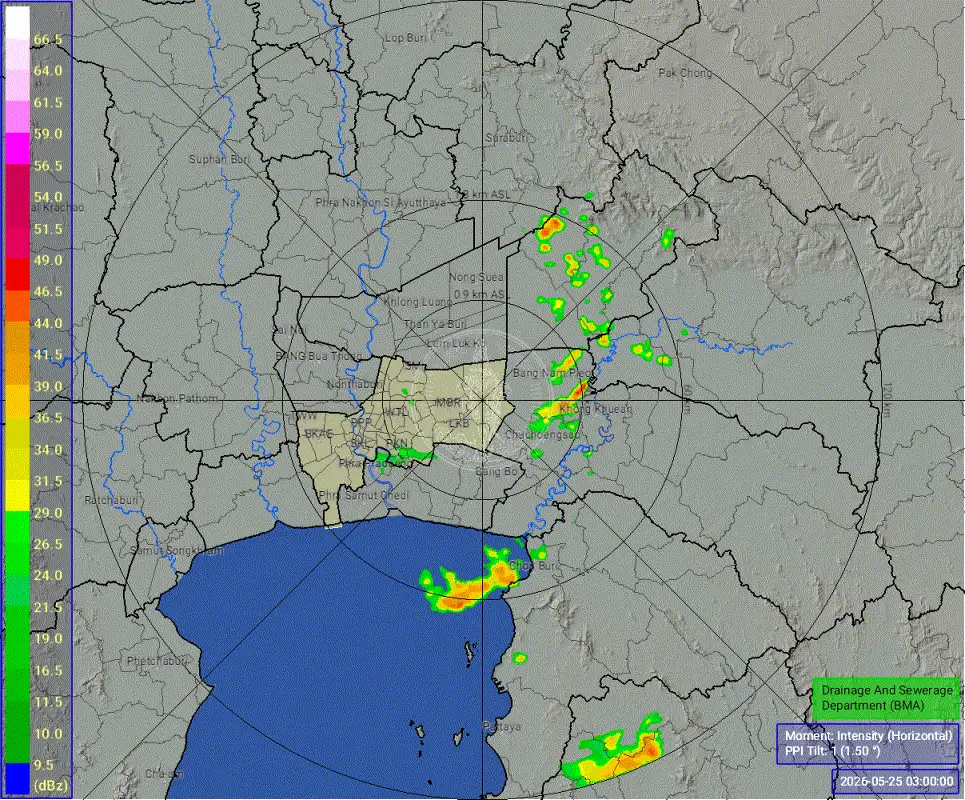
#> input picture example/20260525_040000.webp, 965 x 800 px, found by its file name
$ python data_district_rainv9.py
#> lines starting #> are read from the running program, lines starting #| are printed output that depends on the picture; after the words box and inside, x2 and y2 are one past the last pixel; in counts of white or black regions, pixels touching at a corner belong together
#> in get_last_gif_frame_file, img is the input picture: PIL image 965x800 RGBA; mean R, G, B, A 131, 143.2, 140.4, 255
import cv2
import io
import numpy as np
import imageio.v2 as imageio
import geopandas as gpd
from PIL import Image, ImageSequence
import matplotlib.pyplot as plt
from rasterio.transform import from_bounds
from shapely.geometry import mapping
import rasterio.features # Required for calculate_district_metrics
import pandas as pd # Import pandas for DataFrame creation
import matplotlib.font_manager as fm
import os
from matplotlib.patches import Patch
DISTRICT_DEBUG = False
# [70 lines left out: function calculate_district_metrics, not called in this run]
def min_pooling(img, ksize=3):
    kernel = np.ones((ksize, ksize), np.uint8)
    return cv2.erode(img, kernel)
def max_pooling(img, ksize=3):
    kernel = np.ones((ksize, ksize), np.uint8)
    return cv2.dilate(img, kernel)
# [16 lines left out: function extract_radar_frame, not called in this run]
def extract_radar_frame_hsv(
    img,
    target_colors,
    h_threshold=10,
    s_threshold=80,
    v_threshold=80
):

    # ==========================================
    # RGB -> HSV
    # ==========================================
    hsv_img = cv2.cvtColor(
        img,
        cv2.COLOR_RGB2HSV
    )

    h, w, _ = hsv_img.shape

    pixels = hsv_img.reshape(-1, 3)

    # ==========================================
    # MASK
    # ==========================================
    mask = np.zeros(
        len(pixels),
        dtype=bool
    )

    # ==========================================
    # TARGET RGB -> HSV
    # ==========================================
    target_colors = np.array(
        target_colors,
        dtype=np.uint8
    )

    target_hsv = cv2.cvtColor(
        target_colors.reshape(-1, 1, 3),
        cv2.COLOR_RGB2HSV
    ).reshape(-1, 3)

    # ==========================================
    # MATCH HSV
    # ==========================================
    for color_hsv in target_hsv:

        dh = np.abs(
            pixels[:, 0].astype(np.int16)
            - color_hsv[0]
        )

        # circular hue distance
        dh = np.minimum(
            dh,
            180 - dh
        )

        ds = np.abs(
            pixels[:, 1].astype(np.int16)
            - color_hsv[1]
        )

        dv = np.abs(
            pixels[:, 2].astype(np.int16)
            - color_hsv[2]
        )

        current_mask = (
            (dh < h_threshold)
            &
            (ds < s_threshold)
            &
            (dv < v_threshold)
        )

        mask |= current_mask

    # ==========================================
    # RESHAPE
    # ==========================================
    mask = mask.reshape(h, w)

    # ==========================================
    # OUTPUT
    # ==========================================
    result = img.copy()

    result[~mask] = 255

    return result
# Assuming min_pooling, max_pooling, extract_radar_frame, calculate_district_metrics
# are already defined in previous cells or accessible in the global scope.

def process_radar_animation_and_extract_district_values(
    gif_path,
    radar_x,
    radar_y,
    pixel_resolution,
    shapefile_path,
    target_colors,
    values,
    threshold=60, # Default from existing notebook
    draw_white_boxes=True # Option to disable the hardcoded box drawing if needed
):
    """
    Processes a radar GIF animation, extracts radar values (coverage and score)
    for each district per frame, and returns aggregated results as a Pandas DataFrame.

    Args:
        gif_path (str): Path to the input radar GIF animation.
        radar_x (float): UTM X coordinate of the radar's center.
        radar_y (float): UTM Y coordinate of the radar's center.
        pixel_resolution (int): Meters per pixel.
        shapefile_path (str): Path to the GeoJSON or Shapefile containing district polygons.
        target_colors (np.ndarray): Nx3 NumPy array of target RGB colors from the radar legend.
        values (np.ndarray): N-length NumPy array of values corresponding to target_colors.
        threshold (int, optional): Color tolerance for matching radar pixels to target_colors. Defaults to 60.
        draw_white_boxes (bool, optional): Whether to draw white boxes on frames (as per notebook logic). Defaults to True.

    Returns:
        pd.DataFrame: A DataFrame containing 'Frame', 'District', 'Coverage', and 'Score' for each district and frame.
    """
#> called with radar_x = 699558.1, radar_y = 1530232.3, pixel_resolution = 300, shapefile_path = './mapdata/Export_Output.shp', target_colors = array of shape (19, 3), values = array of shape (19,), threshold = 60, draw_white_boxes = True
    print(f"Starting to process radar animation from {gif_path}...")

    # --- 1. Read GIF frames and preprocess ---
    frames_rgb_processed = []
    img_width, img_height = 0, 0
    try:
        with Image.open(gif_path) as im:
            img_width, img_height = im.size
            for frame_idx in range(im.n_frames):
                im.seek(frame_idx)
                # Convert each frame to RGB and Numpy Array
                frame_array = np.array(im.convert('RGB'))

                if draw_white_boxes:
                    # Apply hardcoded white box drawing as seen in iTnYQGi2qYq9
                    # These coordinates might need to be dynamic or adjusted based on actual image size
                    cv2.rectangle(frame_array, (0, 0), (100, 970), (255, 255, 255), -1)
                    cv2.rectangle(frame_array, (700, 600), (1300, 970), (255, 255, 255), -1)

                # Process with extract_radar_frame and pooling operations
                processed_frame = extract_radar_frame_hsv(frame_array, target_colors)
                # Set white background (255,255,255) to black (0,0,0) before pooling
                processed_frame[np.all(processed_frame == 255, axis=-1)] = 0

                # Apply pooling operations as seen in iTnYQGi2qYq9
                processed_frame = max_pooling(processed_frame, 3)
                # processed_frame = min_pooling(processed_frame, 3)
                # processed_frame = min_pooling(processed_frame, 3)
                # processed_frame = max_pooling(processed_frame, 10)

                frames_rgb_processed.append(processed_frame)
#> this loop made 1 pass
#> pass 1, in extract_radar_frame_hsv, `mask = mask.reshape(h, w)`:
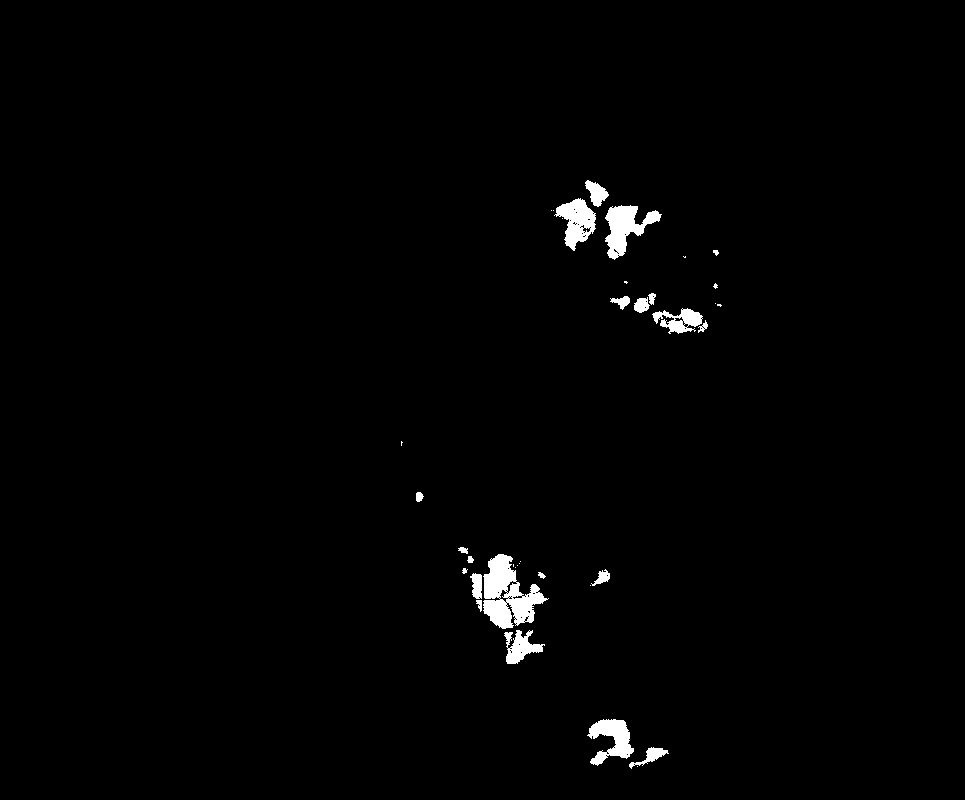
#> mask: shape (800, 965) bool; 1.2% white; 37 white regions (16 under 20 px), largest, box (x1, y1, x2, y2) and area: (483, 554, 549, 629) 2568, (605, 205, 662, 260) 1440, (554, 198, 596, 251) 1186
#> pass 1, in extract_radar_frame_hsv, `result = img.copy()`:
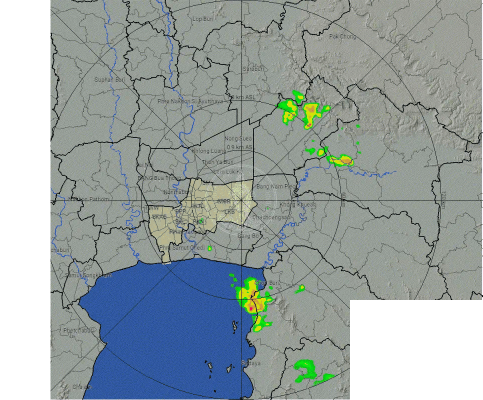
#> result: shape (800, 965, 3) (shown at 1/2 size); mean R, G, B 152.1, 162.4, 162.9
#> pass 1, in process_radar_animation_and_extract_district_values, `processed_frame = extract_radar_frame_hsv(frame_array, target_colors)`:
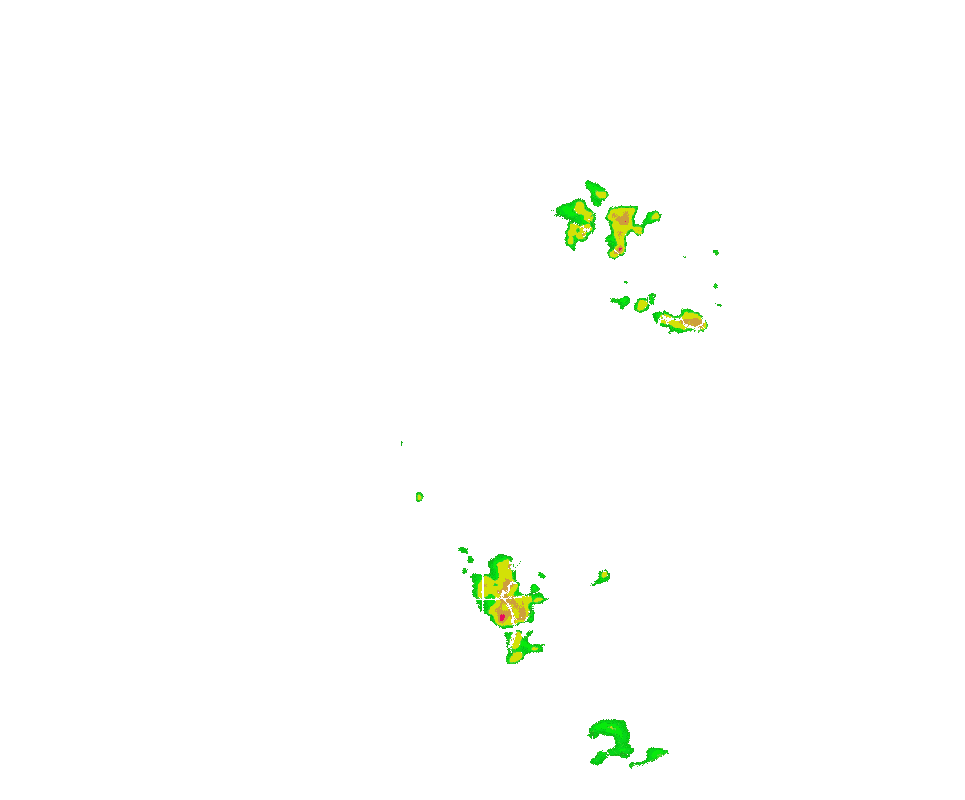
#> processed_frame: shape (800, 965, 3); mean R, G, B 253, 254.4, 252.2
#> after the loop, frames_rgb_processed = 1 item
    except FileNotFoundError:
        print(f"Error: GIF file not found at {gif_path}")
        return pd.DataFrame() # Return empty DataFrame on error
    except Exception as e:
        print(f"Error reading or processing GIF: {e}")
        return pd.DataFrame() # Return empty DataFrame on error

    if not frames_rgb_processed:
        print("No frames were processed.")
        return pd.DataFrame() # Return empty DataFrame if no frames

    print(f"Successfully processed {len(frames_rgb_processed)} frames.")
#| Successfully processed 1 frames.

    # --- 2. Calculate image extent ---
    # These calculations depend on img_width and img_height obtained from the GIF
    left = radar_x - (img_width / 2 * pixel_resolution)
    right = radar_x + (img_width / 2 * pixel_resolution)
    bottom = radar_y - (img_height / 2 * pixel_resolution)
    top = radar_y + (img_height / 2 * pixel_resolution)
    img_extent = [left, right, bottom, top]
    print(f"Calculated image extent: {img_extent}")
#| Calculated image extent: [554808.0797, 844308.0797, 1410232.3207, 1650232.3207]

    # --- 3. Load Shapefile ---
    try:
#> (the run stopped early here; a loop or call above may not have finished)
